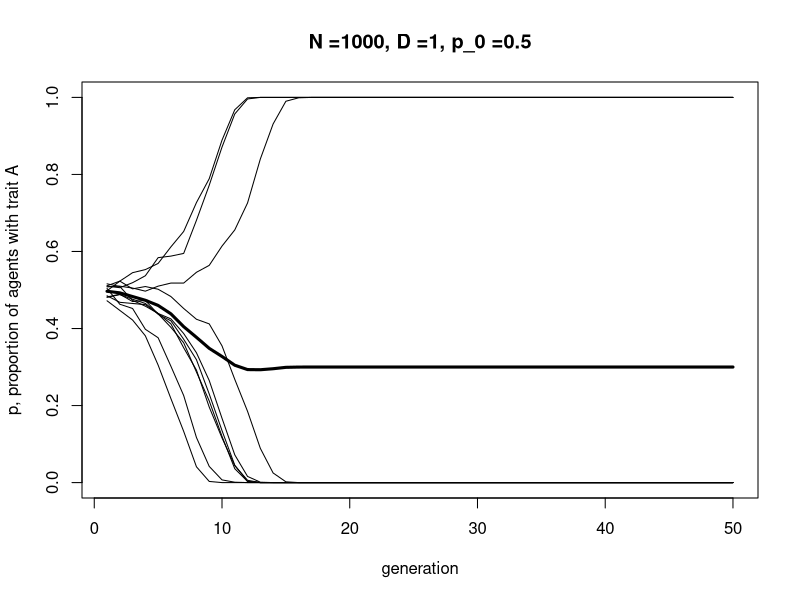
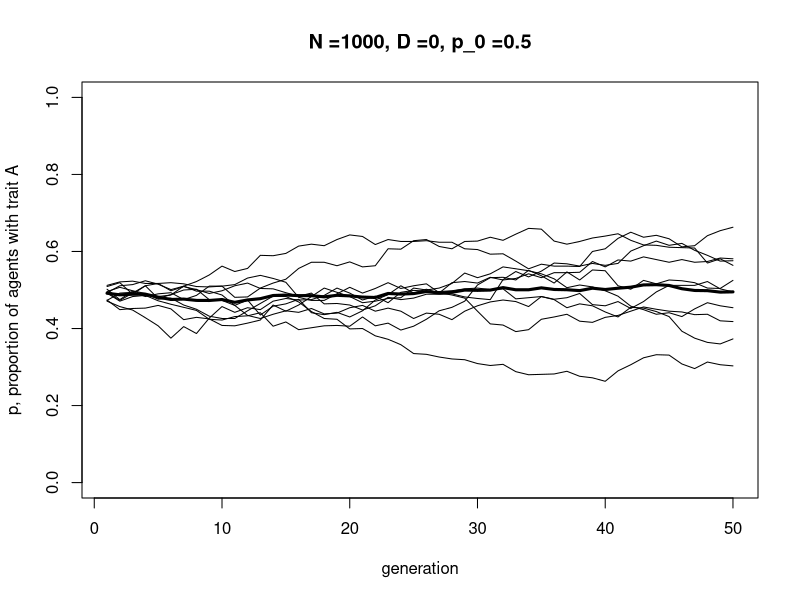
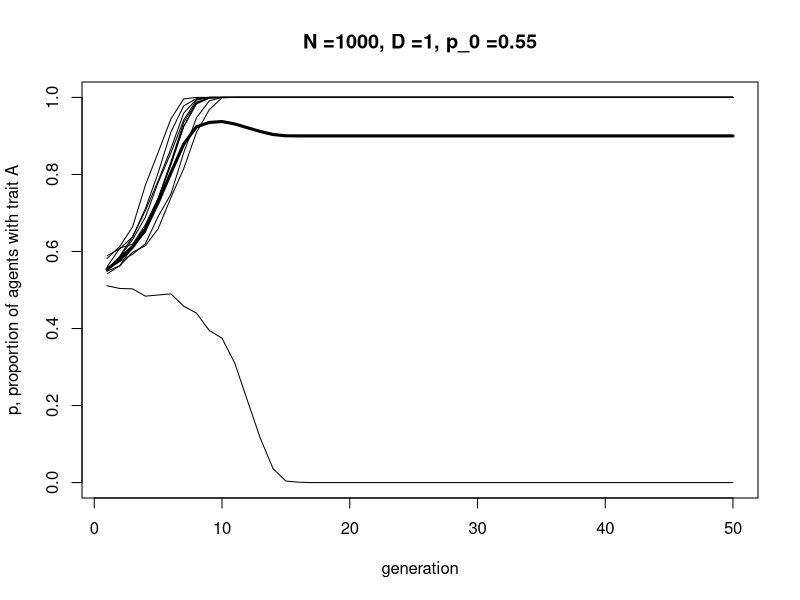
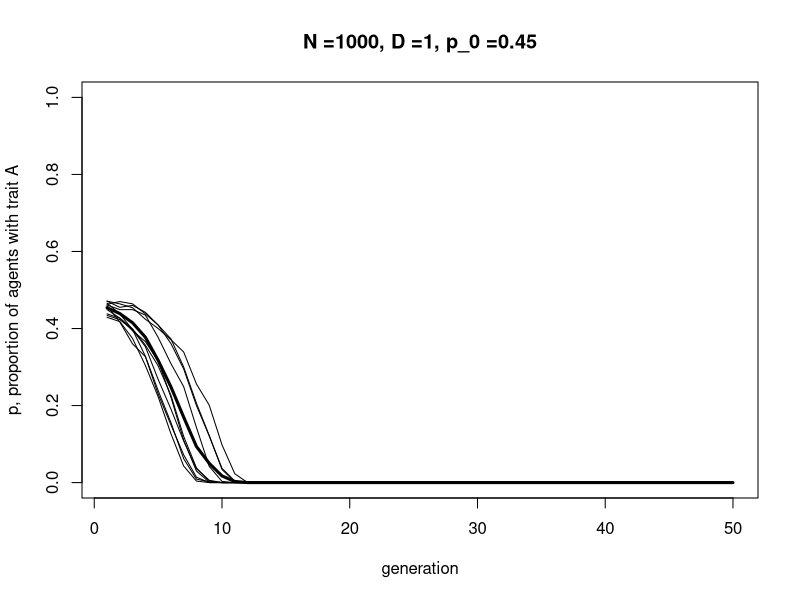
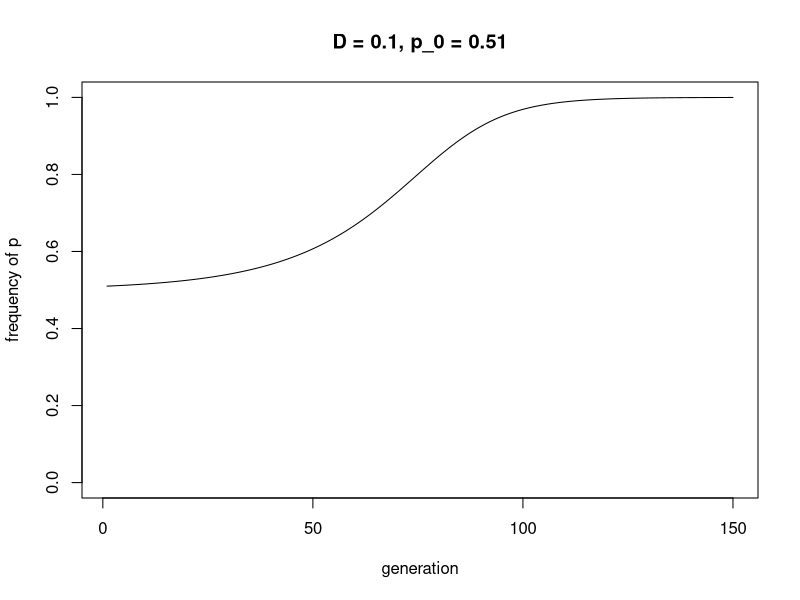
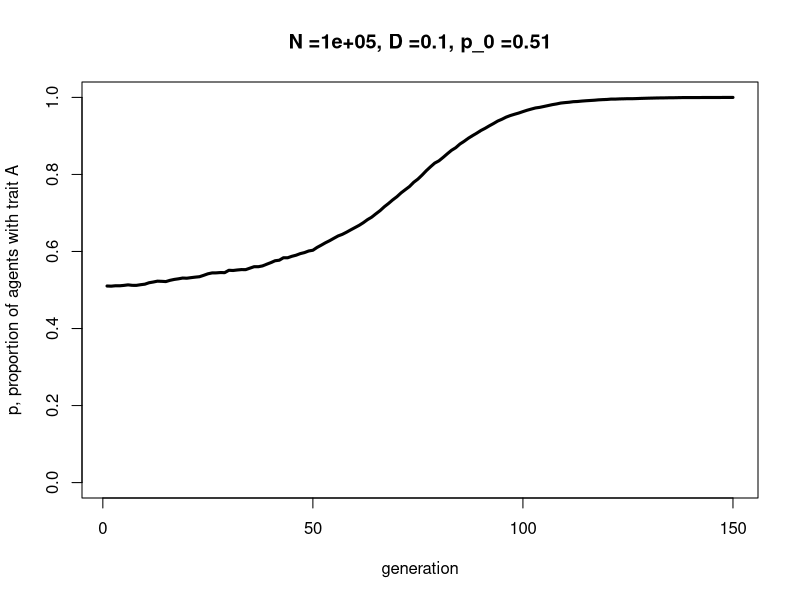
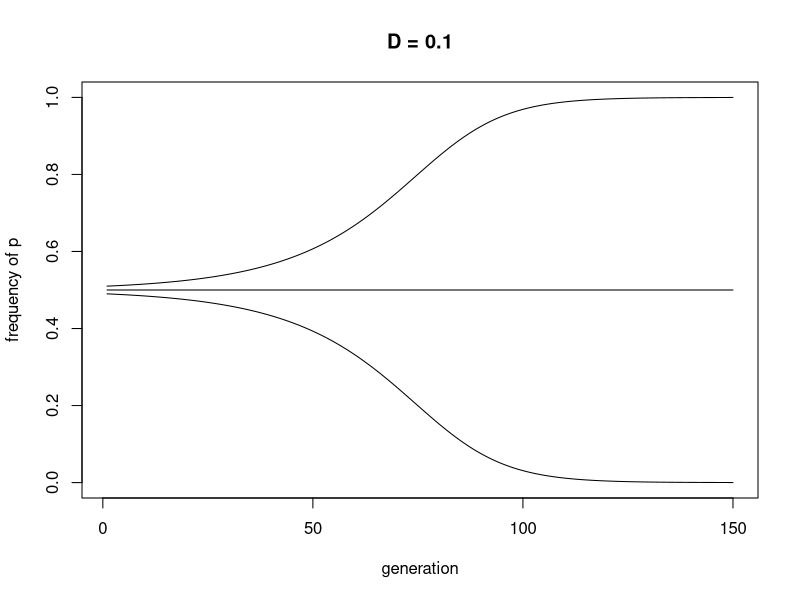
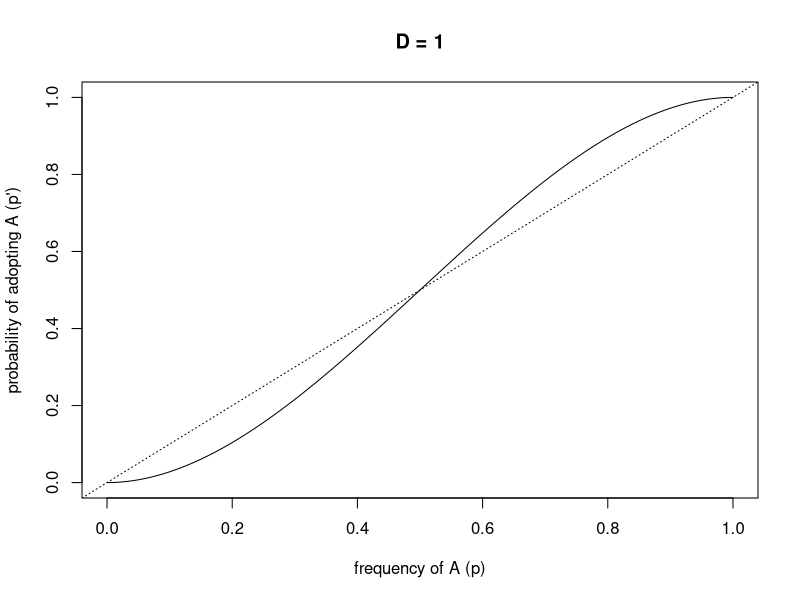

These charts were generated, in order, by the following R code:
## ---- chunk 1

N <- 100
p_0 <- 0.5
D <- 1

agent <- data.frame(trait = sample(c("A","B"), N, replace = TRUE, prob = c(p_0,1-p_0)), stringsAsFactors = FALSE)  # create first generation

head(agent)
    
## ---- chunk 2

# create dataframe with a set of 3 randomly-picked demonstrators for each agent
demonstrators <- data.frame(dem1 = sample(agent$trait, N, replace = TRUE), dem2 = sample(agent$trait, N, replace = TRUE), dem3 = sample(agent$trait, N, replace = TRUE), stringsAsFactors = F)

head(demonstrators)

## ---- chunk 3

# get the number of As in each 3-dem combo
numAs <- rowSums(demonstrators == "A")

agent$trait[numAs == 3] <- "A"  # for dem combos with all As, set to A
agent$trait[numAs == 0] <- "B"  # for dem combos with no As, set to B

prob <- runif(N)

# when A is a majority, 2/3
agent$trait[numAs == 2 & prob < (2/3 + D/3)] <- "A"
agent$trait[numAs == 2 & prob >= (2/3 + D/3)] <- "B"

# when A is a minority, 1/3
agent$trait[numAs == 1 & prob < (1/3 - D/3)] <- "A"
agent$trait[numAs == 1 & prob >= (1/3 - D/3)] <- "B"

# for testing only, add the new traits to the demonstrator dataframe and show it
demonstrators$newtrait <- agent$trait
head(demonstrators, 20)

## ---- chunk 4

N <- 100
p_0 <- 0.5
D <- 0.1

agent <- data.frame(trait = sample(c("A","B"), N, replace = TRUE, prob = c(p_0,1-p_0)), stringsAsFactors = FALSE)  # create first generation

# create dataframe with a set of 3 randomly-picked demonstrators for each agent
demonstrators <- data.frame(dem1 = sample(agent$trait, N, replace = TRUE), dem2 = sample(agent$trait, N, replace = TRUE), dem3 = sample(agent$trait, N, replace = TRUE), stringsAsFactors = F)

# get the number of As in each 3-dem combo
numAs <- rowSums(demonstrators == "A")

agent$trait[numAs == 3] <- "A"  # for dem combos with all As, set to A
agent$trait[numAs == 0] <- "B"  # for dem combos with no As, set to B

prob <- runif(N)

# when A is a majority, 2/3
agent$trait[numAs == 2 & prob < (2/3 + D/3)] <- "A"
agent$trait[numAs == 2 & prob >= (2/3 + D/3)] <- "B"

# when A is a minority, 1/3
agent$trait[numAs == 1 & prob < (1/3 - D/3)] <- "A"
agent$trait[numAs == 1 & prob >= (1/3 - D/3)] <- "B"

# for testing only, add the new traits to the demonstrator dataframe and show it
demonstrators$newtrait <- agent$trait
head(demonstrators, 20)

## ---- chunk 5

ConformistTransmission <- function (N, p_0, D, t_max, r_max) {
  
  output <- as.data.frame(matrix(NA,t_max,r_max))  # create a matrix with t_max rows and r_max columns, filled with NAs, then convert to data.frame
  
  names(output) <- paste("run", 1:r_max, sep="")  # purely cosmetic: rename the columns with run1, run2 etc.
  
  for (r in 1:r_max) {
    
    agent <- data.frame(trait = sample(c("A","B"), N, replace = TRUE, prob = c(p_0,1-p_0)), stringsAsFactors = FALSE)  # create first generation
    
    output[1,r] <- sum(agent$trait == "A") / N  # add first generation's p to first row of column r
  
    for (t in 2:t_max) {
  
      # create dataframe with a set of 3 randomly-picked demonstrators for each agent
      demonstrators <- data.frame(dem1 = sample(agent$trait, N, replace = TRUE), dem2 = sample(agent$trait, N, replace = TRUE), dem3 = sample(agent$trait, N, replace = TRUE), stringsAsFactors = F)

      # get the number of As in each 3-dem combo
      numAs <- rowSums(demonstrators == "A")

      agent$trait[numAs == 3] <- "A"  # for dem combos with all As, set to A
      agent$trait[numAs == 0] <- "B"  # for dem combos with no As, set to B

      prob <- runif(N)
      
      # when A is a majority, 2/3
      agent$trait[numAs == 2 & prob < (2/3 + D/3)] <- "A"
      agent$trait[numAs == 2 & prob >= (2/3 + D/3)] <- "B"

      # when A is a minority, 1/3
      agent$trait[numAs == 1 & prob < (1/3 - D/3)] <- "A"
      agent$trait[numAs == 1 & prob >= (1/3 - D/3)] <- "B"

      output[t,r] <- sum(agent$trait == "A") / N  # get p and put it into output slot for this generation t and run r
  
    }
    
  }
  
  # first plot a thick line for the mean p
  plot(rowMeans(output), type = 'l', ylab = "p, proportion of agents with trait A", xlab = "generation", ylim = c(0,1), lwd = 3, main = paste("N =", N, ", D =", D, ", p_0 =", p_0, sep = ""))
 
  for (r in 1:r_max) {  
    
    lines(output[,r], type = 'l')  # add lines for each run, up to r_max
    
  }
  
  output  # export data from function
}

## ---- chunk 6

data_model4 <- ConformistTransmission(N = 1000, p_0 = 0.5, D = 1, t_max = 50, r_max = 10)

## ---- chunk 7

data_model4 <- ConformistTransmission(N = 1000, p_0 = 0.5, D = 0, t_max = 50, r_max = 10)

## ---- chunk 8

data_model4 <- ConformistTransmission(N = 1000, p_0 = 0.55, D = 1, t_max = 50, r_max = 10)

## ---- chunk 9

data_model4 <- ConformistTransmission(N = 1000, p_0 = 0.45, D = 1, t_max = 50, r_max = 10)

## ---- chunk 10

ConformityRecursion <- function(D, t_max, p_0) {
  
  p <- rep(0,t_max)
  p[1] <- p_0
  
  for (i in 2:t_max) {
    p[i] <- p[i-1] + D*p[i-1]*(1-p[i-1])*(2*p[i-1] - 1)
  }
  
  plot(p, type = "l", ylim = c(0,1), ylab = "frequency of p", xlab = "generation", main = paste("D = ", D, ", p_0 = ", p_0, sep = ""))

}

## ---- chunk 11

ConformityRecursion(D = 0.1, t_max = 150, p_0 = 0.51)

## ---- chunk 12

data_model4 <- ConformistTransmission(N = 100000, p_0 = 0.51, D = 0.1, t_max = 150, r_max = 1)

## ---- chunk 13

ConformityRecursion <- function(D, t_max, p_0) {
  
  numSims <- length(p_0)
  
  p <- as.data.frame(matrix(NA, nrow = t_max, ncol = numSims))
  p[1,] <- p_0
  
  for (i in 2:t_max) {
    p[i,] <- p[i-1,] + D*p[i-1,]*(1-p[i-1,])*(2*p[i-1,] - 1)
  }
  
  plot(p[,1], type = "l", ylim = c(0,1), ylab = "frequency of p", xlab = "generation", main = paste("D =", D))
  if (numSims > 1) {
    for (i in 2:numSims) {
      lines(p[,i], type = 'l')
    }
  }

}

## ---- chunk 14

ConformityRecursion(D = 0.1, t_max = 150, p_0 = c(0.49,0.5,0.51))

## ---- chunk 15

p <- seq(0,1,length.out = 101)

D <- 1
p_next <- p + D*p*(1-p)*(2*p-1)

plot(p, p_next, type = 'l', ylab = "probability of adopting A (p')", xlab = "frequency of A (p)", main = paste("D =", D))
abline(a = 0, b = 1, lty = 3)

